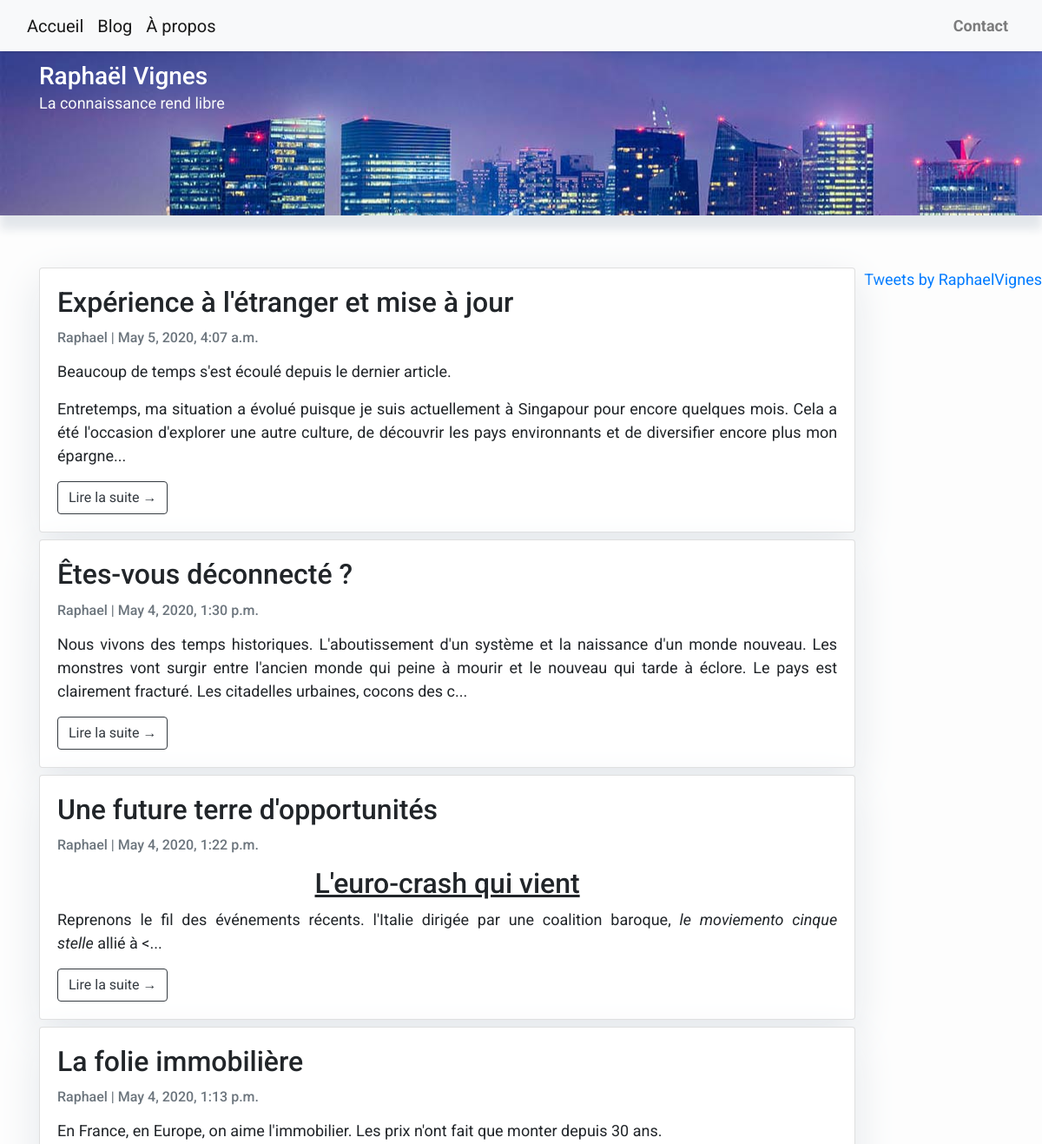
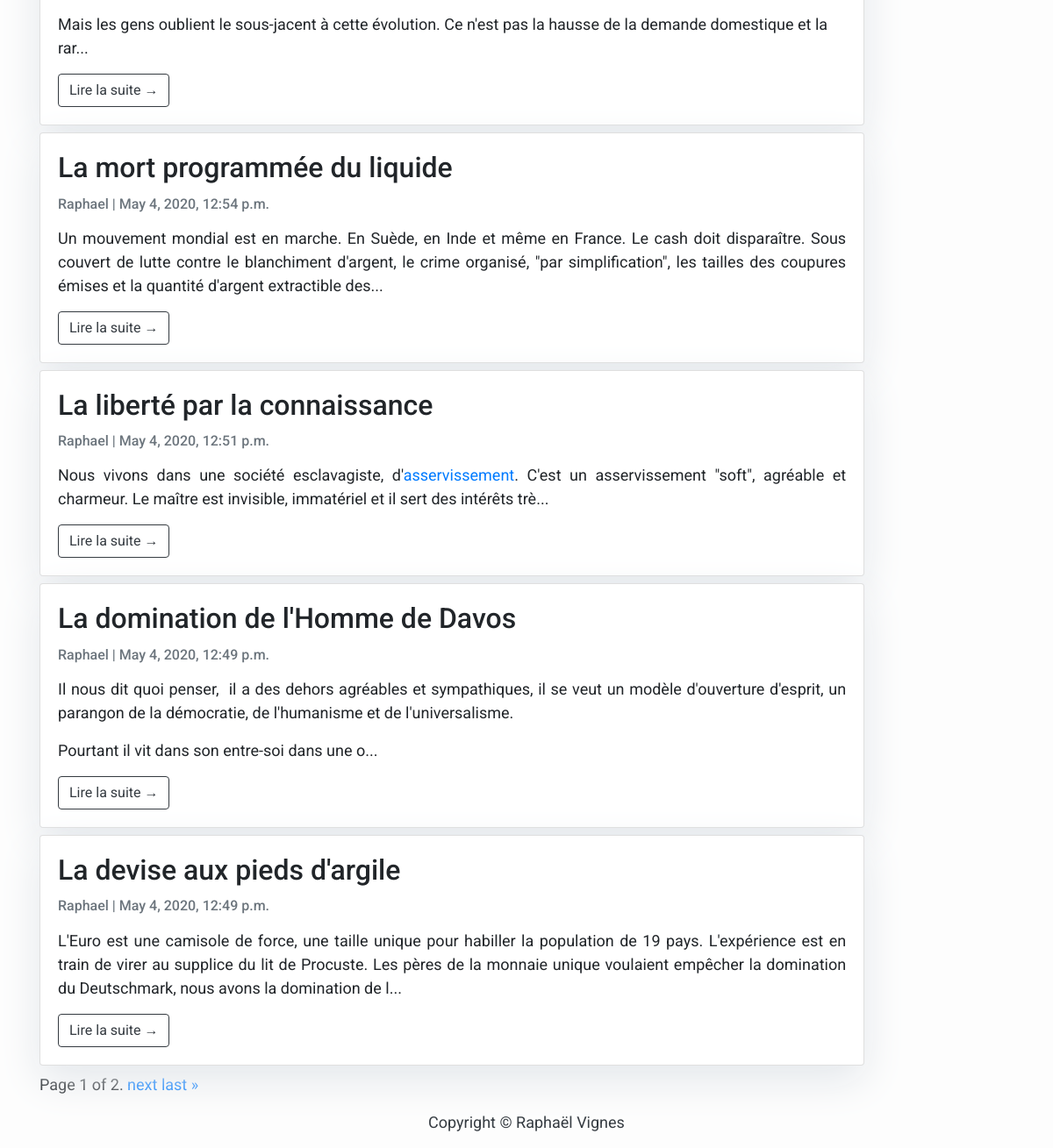
Screenshot of /blog/ with the database file from the repository (2 pictures, top to bottom).
### blog/models.py (models this page shows, shortened)
class Post(models.Model):
    title = models.CharField(max_length=200, unique=True)
    slug = models.SlugField(max_length=200, unique=True)
    author = models.ForeignKey(User, on_delete= models.CASCADE,related_name='blog_posts')
    updated_on = models.DateTimeField(auto_now= True)
    content = models.TextField()
    created_on = models.DateTimeField(auto_now_add=True)
    status = models.IntegerField(choices=STATUS, default=0)
    class Meta:
        ordering = ['-created_on']

### blog/views.py (the view)
# urls.py: path('blog/', views.PostList.as_view(), name='home'),
class PostList(generic.ListView):
    queryset = Post.objects.filter(status=1).order_by('-created_on')
    paginate_by = 8
    template_name = 'index.html'

### blog/templates/index.html (shortened to what this page needs)
{% extends "base.html" %}
{% block content %}
{% load static %}
<header class="masthead">
    <div class="container">
        <div class="row">
            <div class=" col-md-10 col-md-12 mx-auto">
                <div class="site-heading">
                    <h3 class="site-heading my-0 mt-1 text-white"> Raphaël Vignes</h3>
                    <p class="text-light">La connaissance rend libre &nbsp
                    </p>
                </div>
            </div>
        </div>
    </div>
</header>
<div class="twitter">
            <a class="twitter-timeline" data-width="350" data-height="2500" href="https://twitter.com/RaphaelVignes?ref_src=twsrc%5Etfw">Tweets by RaphaelVignes</a>
</div>
<div class="container">
    <div class="row">
        <div class="col-md-16 left">
            {% for post in post_list %}
            <div class="card mb-2">
                <div class="card-body">
                    <h2 class="card-title">{{ post.title }}</h2>
                    <p class="card-text text-muted h6">{{ post.author }} | {{ post.created_on}} </p>
                    <p class="card-text">{{post.content|slice:":300"|safe }}...</p>
                    <a href="{% url 'post_detail' post.slug  %}" class="btn btn-outline-dark">Lire la suite &rarr;</a>
                </div>
            </div>
            {% endfor %}
            <div class="pagination">
            <span class="step-links">
            <span class="current">
            Page {{ page_obj.number }} of {{ page_obj.paginator.num_pages }}.
            </span>
            {% if page_obj.has_next %}
            <a href="?page={{ page_obj.next_page_number }}">next</a>
            <a href="?page={{ page_obj.paginator.num_pages }}">last &raquo;</a>
        {% endif %}
    </span>
</div>
        </div>
</div>
{%endblock%}

### blog/templates/base.html (shortened to what this page needs)
<!DOCTYPE html>
<html>
{% load static %}
<link rel="stylesheet" type="text/css" href="{% static 'blog/style.css' %}">
    <head>
        <link rel="stylesheet" href="https://maxcdn.bootstrapcdn.com/bootstrap/4.0.0/css/bootstrap.min.css"
 />
    </head>
    <body>
        <nav class="navbar navbar-expand-lg navbar-light bg-light shadow" id="mainNav">
            <div class="container-fluid">
                <a class="navbar-brand" href="{% url 'accueil' %}">Accueil</a>
                <a class="navbar-brand" href="{% url 'home' %}">Blog</a>
                <a class="navbar-brand" href="{% url 'about' %}">À propos</a>
                <div class="collapse navbar-collapse" id="navbarResponsive">
                    <ul class="navbar-nav ml-auto">
                        <li class="nav-item text-black">
                            <a class="nav-link text-black font-weight-bold" href="mailto:raphael.vignes@laposte.net">Contact</a>
                        </li>
                    </ul>
                </div>
            </div>
        </nav>
        {% block content %}
        {% endblock content %}
        <footer class="py-3 bg-grey">
            <p class="m-0 text-dark text-center ">Copyright &copy; Raphaël Vignes</p>
        </footer>
    </body>
</html>

### blog/static/blog/style.css (style rules this page uses)
p { text-align: justify; }

### blog/templates/index.html (style rules this page uses)
body { font-family: "Roboto", sans-serif; font-size: 18px; background-color: #fdfdfd; padding: 0px; }
.card { box-shadow: 0 16px 48px #E3E7EB; margin-right: 10px; }
.twitter { padding-top: 60px; margin-left: 15px; }
.twitter-timeline { float: right; }

### rows the page displays
Post: title "Expérience à l'étranger et mise à jour", author "Raphael", created_on "May 5, 2020, 4:07 a.m.", content "Beaucoup de temps s'est écoulé depuis le dernier article. Entretemps, ma situation a évolué puisque je suis actuellement à Singapour pour encore quelques mois. Cela a été l'occasion d'explorer une autre culture, de découvrir les pays environnants et de diversifier encore plus mon épargne"
Post: title "Êtes-vous déconnecté ?", author "Raphael", created_on "May 4, 2020, 1:30 p.m.", content "Nous vivons des temps historiques. L'aboutissement d'un système et la naissance d'un monde nouveau. Les monstres vont surgir entre l'ancien monde qui peine à mourir et le nouveau qui tarde à éclore. Le pays est clairement fracturé. Les citadelles urbaines, cocons des c"
Post: title "Une future terre d'opportunités", author "Raphael", created_on "May 4, 2020, 1:22 p.m.", content "L'euro-crash qui vient Reprenons le fil des événements récents. l'Italie dirigée par une coalition baroque, le moviemento cinque stelle allié à <"
Post: title "La folie immobilière", author "Raphael", created_on "May 4, 2020, 1:13 p.m.", content "En France, en Europe, on aime l'immobilier. Les prix n'ont fait que monter depuis 30 ans. Mais les gens oublient le sous-jacent à cette évolution. Ce n'est pas la hausse de la demande domestique et la rar"
Post: title "La mort programmée du liquide", author "Raphael", created_on "May 4, 2020, 12:54 p.m.", content "Un mouvement mondial est en marche. En Suède, en Inde et même en France. Le cash doit disparaître. Sous couvert de lutte contre le blanchiment d'argent, le crime organisé, \"par simplification\", les tailles des coupures émises et la quantité d'argent extractible des"
Post: title "La liberté par la connaissance", author "Raphael", created_on "May 4, 2020, 12:51 p.m.", content "Nous vivons dans une société esclavagiste, d' asservissement . C'est un asservissement \"soft\", agréable et charmeur. Le maître est invisible, immatériel et il sert des intérêts trè"
Post: title "La domination de l'Homme de Davos", author "Raphael", created_on "May 4, 2020, 12:49 p.m.", content "Il nous dit quoi penser, il a des dehors agréables et sympathiques, il se veut un modèle d'ouverture d'esprit, un parangon de la démocratie, de l'humanisme et de l'universalisme. Pourtant il vit dans son entre-soi dans une o"
Post: title "La devise aux pieds d'argile", author "Raphael", created_on "May 4, 2020, 12:49 p.m.", content "L'Euro est une camisole de force, une taille unique pour habiller la population de 19 pays. L'expérience est en train de virer au supplice du lit de Procuste. Les pères de la monnaie unique voulaient empêcher la domination du Deutschmark, nous avons la domination de l"

### other values shown
{{ page_obj.number }} "1"
{{ page_obj.paginator.num_pages }} "2"
